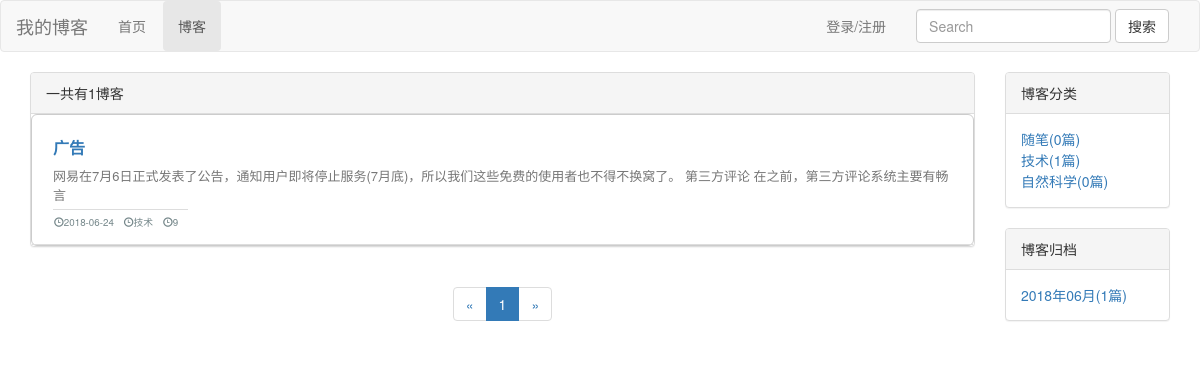
Screenshot of /blog/ with the database file from the repository.
### blog/models.py (models this page shows, shortened)
class Blog(models.Model):
    title = models.CharField(max_length=50)
    blog_type = models.ForeignKey(BlogType, models.DO_NOTHING)
    content = RichTextUploadingField()
    author = models.ForeignKey(User, on_delete=models.DO_NOTHING)
    created_time = models.DateTimeField(auto_now_add=True)
    thumbnail = models.ImageField(verbose_name='缩略图',upload_to='images')
    last_updated_time = models.DateTimeField(auto_now=True)
    def get_read_num(self):
        try:
            return self.readnum.read_num
        except:
            return 0
    class Meta:
        ordering = ['-created_time']

class BlogType(models.Model):
    type_name = models.CharField(max_length=15)
    def __str__(self):
        return self.type_name
    def blog_count(self):
        return self.blog_set.count()

class ReadNum(models.Model):
    read_num = models.IntegerField(default=0)
    blog = models.OneToOneField(Blog, on_delete=models.DO_NOTHING,)#  1对1

### blog/views.py (the view)
# urls.py: path('', views.blog_list, name='blog_list'),
def blog_list(request):
    blogs_all_list = Blog.objects.all()
    context = blog_same_data(request, blogs_all_list)
    return render(request, 'blog.html', context)

### templates/blog.html (shortened to what this page needs)
{% extends 'base.html' %}
{% block header_extends %}
    <link rel="stylesheet" type="text/css" href="/static/blog.css">
{% endblock %}
{% block nav_blog_active %}
active
{% endblock %}
{% block content %}
    <div class="container">
        <div class="row">
            <div class="col-xs-12 col-sm-6 col-md-8 col-lg-10">
                <div class="panel panel-default">
                    <div class="panel-heading">一共有{{ page_of_blogs.paginator.count }}博客</div>
                    <div class="blog-border">
                    {% for blog in blogs_list %}
                        <div class="blog-item">
                            <div class="blog-title">
                                <a href="{% url 'blog_detail' blog.pk %}">{{ blog.title }}</a>
                            </div>
                            <div class="blog_descipt">
                                {{ blog.content|striptags|truncatechars:80 }}
                            </div>
                            <div class="blog-tags">
                                <ul>
                                    <li><span class="glyphicon glyphicon-time"></span><span>{{ blog.created_time|date:"Y-m-d" }}</span></li>
                                    <li><span class="glyphicon glyphicon-time"></span><span>{{ blog.blog_type }}</span></li>
                                    <li><span class="glyphicon glyphicon-time"></span><span>{{ blog.get_read_num }}</span></li>
                                </ul>
                            </div>
                        </div>
                    {% empty %}
                        <div class="blog">  <p>--暂无博客，请期待--</p></div>
                    {% endfor %}
                </div>
             </div>
            <div>
                <nav aria-label="Page navigation">
                  <ul class="pagination">
                    <li>
                        {% if page_of_blogs.has_previous %}
                            <a href="?page={{ page_of_blogs.previous_page_number }}" aria-label="Previous">
                                <span aria-hidden="true">&laquo;</span>
                            </a>
                        {% else %}
                            <span aria-hidden="true">&laquo;</span>
                        {% endif %}
                    </li>
                      {% for blog_page in page_range %}
                          {% if blog_page == page_of_blogs.number %}
                              <li class="active"><span>{{ blog_page }}</span></li>
                          {% else %}
                              {% if blog_page == '...' %}
                                  <li><span>{{ blog_page }}</span></li>
                              {% else %}
                                <li><a href="?page={{ blog_page }}">{{ blog_page }}</a></li>
                              {% endif %}
                          {% endif %}
                      {% endfor %}
                    <li>
                      {% if page_of_blogs.has_next %}
                        <a href="?page={{ page_of_blogs.next_page_number }}" aria-label="Next">
                            <span aria-hidden="true">&raquo;</span>
                        </a>
                      {% else %}
                        <span aria-hidden="true">&raquo;</span>
                      {% endif %}
                    </li>
                  </ul>
                </nav>
            </div>
            </div>
                <div class="hidden-xs col-sm-6 col-md-4 col-lg-2">
                    <div class="panel panel-default">
                            <div class="panel-heading">
                                博客分类
                            </div>
                            <div class="panel-body">
                                {% for blog_type in blog_types %}
                                    <ul style="list-style-type: none;margin-top: 0;margin-bottom: 1px;padding-left: 0;">
                                        <li><a href="{% url 'blog_type_list' blog_type.pk %}">{{ blog_type.type_name }}({{ blog_type.blog_count }}篇)</a></li>
                                    </ul>
                                {% empty %}
                                    <p>--暂无分类，请期待--</p>
                                {% endfor %}
                            </div>
                    </div>
                    <div class="panel panel-default">
                            <div class="panel-heading">
                                博客归档
                            </div>
                            <div class="panel-body">
                                {% for blog_date, blog_count in blog_dates.items %}
                                    <a href="{% url 'blog_dates_list' blog_date.year blog_date.month %}">{{ blog_date|date:"Y年m月" }}({{ blog_count }}篇)</a>
                                {% empty %}
                                    <p>--暂无分类，请期待--</p>
                                {% endfor %}
                            </div>
                    </div>
                </div>
            </div>
    </div>
{% endblock %}

### static/blog.css (style rules this page uses)
div.container { margin-right: auto; margin-left: auto; padding-right: 15px; padding-left: 15px; }
div.blog-border { border: 1px #ccc solid; border-radius: 6px; }
div.blog-item { clear: both; border-bottom: 1px solid #ddd; padding: 1.5em 1em 0.8em 1.5em; overflow: hidden; }
div.blog-title { margin-bottom: 0.5em; font-size: 115%; font-weight: bold; }
div.blog_descipt { color: #777; font-size: small; }
div.blog-tags { font-size: 70%; color: #75878a; margin-top: 0.5em; display: inline-block; border-top: 1px #ddd solid; }
.blog-tags ul { margin-top: 0; margin-bottom: 10px; list-style-type: none; padding-left: 1px; }
.blog-tags li { float: left; padding-top: 0.5em; margin-right: 1em; }
nav { text-align: center; }

### rows the page displays
Blog: title "广告", content "网易在7月6日正式发表了公告，通知用户即将停止服务(7月底)，所以我们这些免费的使用者也不得不换窝了。 第三方评论 在之前，第三方评论系统主要有畅言", created_time "2018-06-24", blog_type "技术", get_read_num "9"
BlogType: type_name "随笔", blog_count "0"
BlogType: type_name "技术", blog_count "1"
BlogType: type_name "自然科学", blog_count "0"

### other values shown
{{ page_of_blogs.paginator.count }} "1"
{{ blog_page }} "1"
{{ blog_date|date:"Y年m月" }} "2018年06月"
{{ blog_count }} "1"
